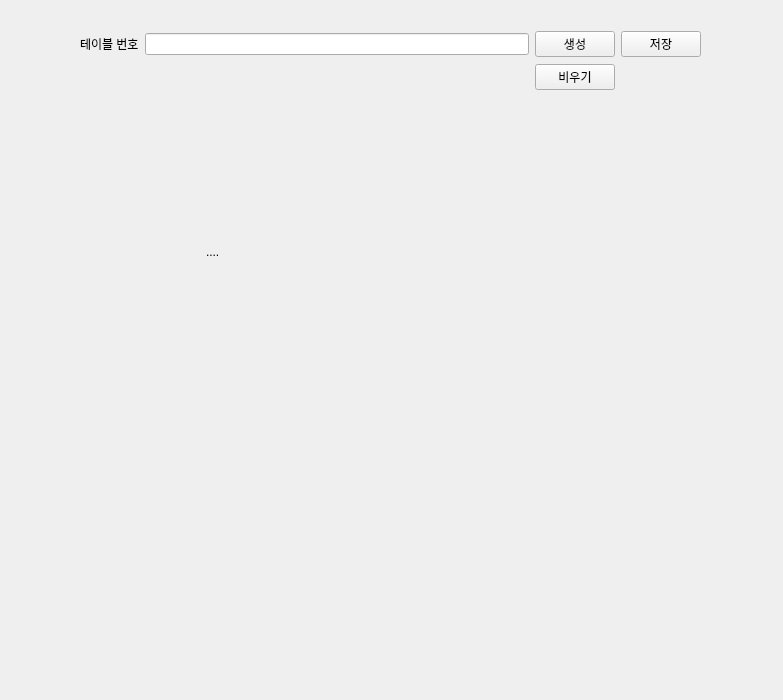
<?xml version="1.0" encoding="UTF-8"?>
<ui version="4.0">
 <class>qrForm</class>
 <widget class="QWidget" name="qrForm">
  <property name="geometry">
   <rect>
    <x>0</x>
    <y>0</y>
    <width>783</width>
    <height>700</height>
   </rect>
  </property>
  <property name="minimumSize">
   <size>
    <width>783</width>
    <height>700</height>
   </size>
  </property>
  <property name="maximumSize">
   <size>
    <width>783</width>
    <height>700</height>
   </size>
  </property>
  <property name="windowTitle">
   <string>Form</string>
  </property>
  <widget class="QWidget" name="qrWidget" native="true">
   <property name="geometry">
    <rect>
     <x>0</x>
     <y>0</y>
     <width>771</width>
     <height>691</height>
    </rect>
   </property>
   <property name="minimumSize">
    <size>
     <width>771</width>
     <height>691</height>
    </size>
   </property>
   <property name="maximumSize">
    <size>
     <width>771</width>
     <height>691</height>
    </size>
   </property>
   <widget class="QWidget" name="gridLayoutWidget">
    <property name="geometry">
     <rect>
      <x>80</x>
      <y>30</y>
      <width>621</width>
      <height>61</height>
     </rect>
    </property>
    <layout class="QGridLayout" name="gridLayout">
     <item row="0" column="0">
      <widget class="QLabel" name="label">
       <property name="text">
        <string>테이블 번호</string>
       </property>
      </widget>
     </item>
     <item row="0" column="3">
      <widget class="QPushButton" name="saveQR">
       <property name="text">
        <string>저장</string>
       </property>
      </widget>
     </item>
     <item row="1" column="2">
      <widget class="QPushButton" name="clearQR">
       <property name="text">
        <string>비우기</string>
       </property>
      </widget>
     </item>
     <item row="0" column="2">
      <widget class="QPushButton" name="createQR">
       <property name="text">
        <string>생성</string>
       </property>
      </widget>
     </item>
     <item row="0" column="1">
      <widget class="QLineEdit" name="qrData"/>
     </item>
    </layout>
   </widget>
   <widget class="QLabel" name="QRimage">
    <property name="geometry">
     <rect>
      <x>206</x>
      <y>216</y>
      <width>71</width>
      <height>71</height>
     </rect>
    </property>
    <property name="text">
     <string>....</string>
    </property>
   </widget>
   <widget class="QLabel" name="BGImage">
    <property name="geometry">
     <rect>
      <x>180</x>
      <y>110</y>
      <width>421</width>
      <height>291</height>
     </rect>
    </property>
    <property name="text">
     <string/>
    </property>
    <property name="pixmap">
     <pixmap>BGImage.png</pixmap>
    </property>
   </widget>
   <zorder>BGImage</zorder>
   <zorder>QRimage</zorder>
   <zorder>gridLayoutWidget</zorder>
  </widget>
 </widget>
 <resources/>
 <connections/>
</ui>
